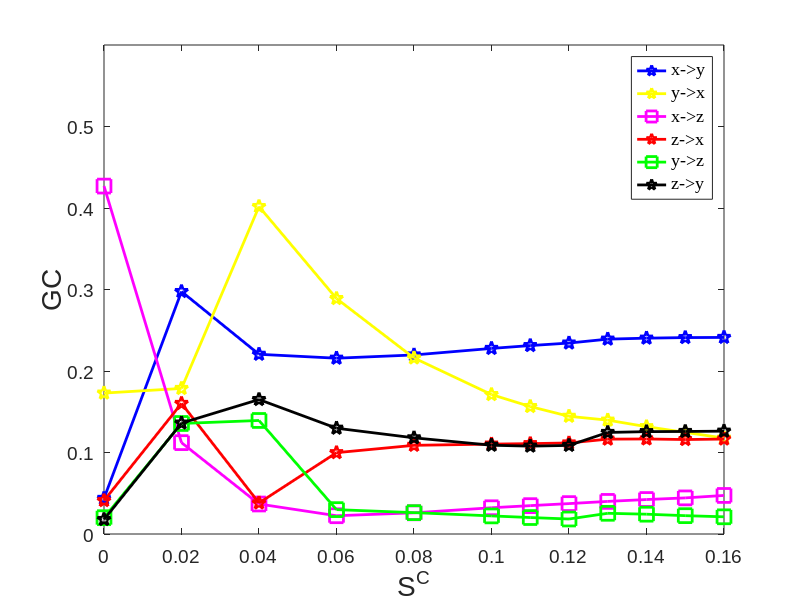

Reproduce this figure in MATLAB.
%% Fig6_Case2_HH_Three_Neurons_KGC
% y->z, x->z
C=[0 0.02 0.04 0.06 0.08 0.1 0.11 0.12 0.13 0.14 0.15 0.16];
GC_xy=[0.0437 0.2975 0.2205 0.2157 0.2197 0.2277 0.2312 0.2343 0.2391 0.2403 0.2410 0.2412];  % 
GC_xz=[0.4269 0.1121 0.0368 0.0224 0.0260 0.0322 0.0348 0.0373 0.0400 0.0423 0.0443 0.0473];
GC_yx=[0.1729 0.1786 0.4018 0.2889 0.2160 0.1711 0.1564 0.1444 0.1397 0.1317 0.1247 0.1177];  %
GC_yz=[0.0200 0.1356 0.1393 0.0299 0.0262 0.0222 0.0202 0.0184 0.0254 0.0243 0.0225 0.0211];
GC_zx=[0.0410 0.1602 0.0381 0.0998 0.1088 0.1103 0.1109 0.1117 0.1164 0.1166 0.1159 0.1165];
GC_zy=[0.0178 0.1361 0.1650 0.1298 0.1180 0.1089 0.1078 0.1087 0.1246 0.1256 0.1258 0.1262];

% Plot
h0=figure;
clf;
plot(C,GC_xy,'MarkerSize',10,'Marker','p','LineWidth',2,...
'Color',[0 0 1]);hold on
plot(C,GC_yx,'MarkerSize',10,'Marker','p','LineWidth',2,...
'Color',[1 1 0]);
plot(C,GC_xz,'MarkerSize',10,'Marker','s','LineWidth',2,...
'Color',[1 0 1]);
plot(C,GC_zx,'MarkerSize',10,'Marker','p','LineWidth',2,...
'Color',[1 0 0]);
plot(C,GC_yz,'MarkerSize',10,'Marker','s','LineWidth',2,...
'Color',[0 1 0]);
plot(C,GC_zy,'MarkerSize',10,'Marker','p','LineWidth',2,...
'Color',[0 0 0]);
% Legend 
% Legend 
hleg1 =legend('x->y','y->x','x->z','z->x','y->z','z->y','northeast');
set(hleg1,'Location','northeast') 
set(hleg1,'FontName','Times New Roman','FontSize',18,'FontWeight','normal')
 
axis([0 0.16 0 0.6])
set(gca, 'XTick', 0:0.02:0.16); 
% set(gca, 'YTick',0:0.02:0.65);

% Create axis font size
set(gca,'FontName','Arial','FontSize',14)
% Create xlabel
xlabel({'S^C'},'FontSize',20,'FontName','Arial');
% Create ylabel
ylabel({'GC'},'FontSize',20,'FontName','Arial');

%%
print(h0,'-depsc2','-r300','KGC_HH_Three_Neurons_Fig6.eps')